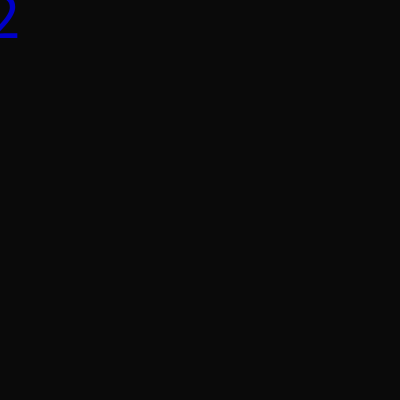
Frame 1 (no input)
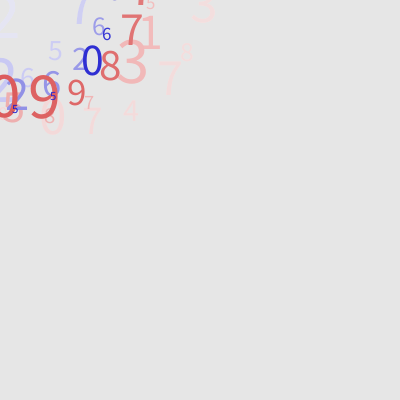
Frame 60 (the mouse pressed at the canvas centre just before this capture)
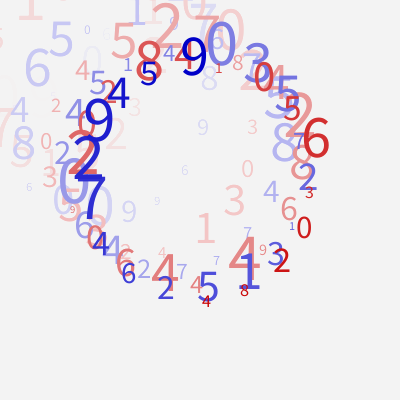
Frame 120 (the mouse held since frame 60 and released just before this capture)

The Processing sketch that drew these frames (run headless with seeded random() and noise(); from frame 60 on, the mouse is pressed at the canvas centre):

// Processing sketch: processing_86745
// ── processing_86745.pde

//Hyun Woo Jo
//Copyrighted Hyun Woo Jo, Jan 2013
 float x,xx,yy,y,wd,ht,easingCoef,c;
 void setup()
{
 frameRate(15);
 size(400,400);
 wd = width *.1;
 ht = height *.1;
noStroke();
 smooth();
 easingCoef = 0.05;
c=0;
background(0);
}
 
 void draw()
{
  fill(255,10);
  rect(0,0,width,height);

  
  float distX =mouseX -x;
  float distY =mouseY- y;
  
  float distXX =mouseX -xx;
  float distYY =mouseY- yy;
  noStroke();
  
  c=c+0.35;
  
  x = x+easingCoef*distX;
  y = y+easingCoef*distY;
  xx = xx+easingCoef*distXX;
  yy = yy+easingCoef*distYY;
   
  x = x+sin(c)*wd*1;
  y = y-sin(c+PI/2)*wd*1;
  xx = xx+sin(c+PI)*wd*1;
  yy = yy-sin(c+PI*1.5)*wd*1;
  
  noStroke();
  fill(200,0,0);
  textSize(random(10,70));
  text(int(random(0,10)), x,y);
  noStroke();
  fill(0,0,200);
  textSize(random(10,70));
  text(int(random(0,10)), xx,yy);
}
